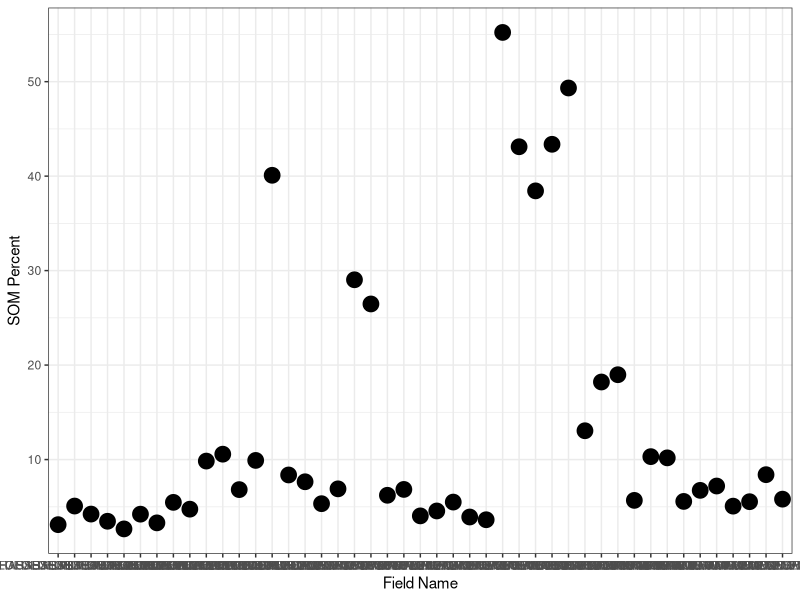
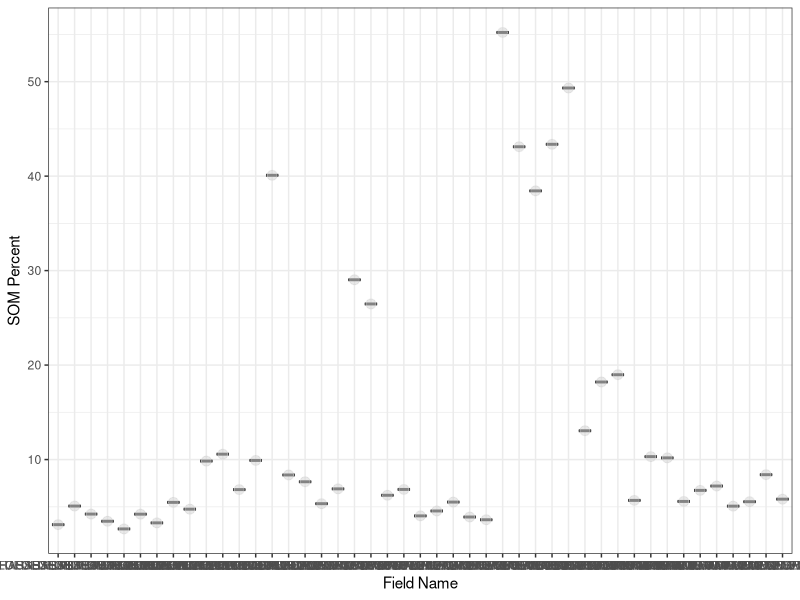
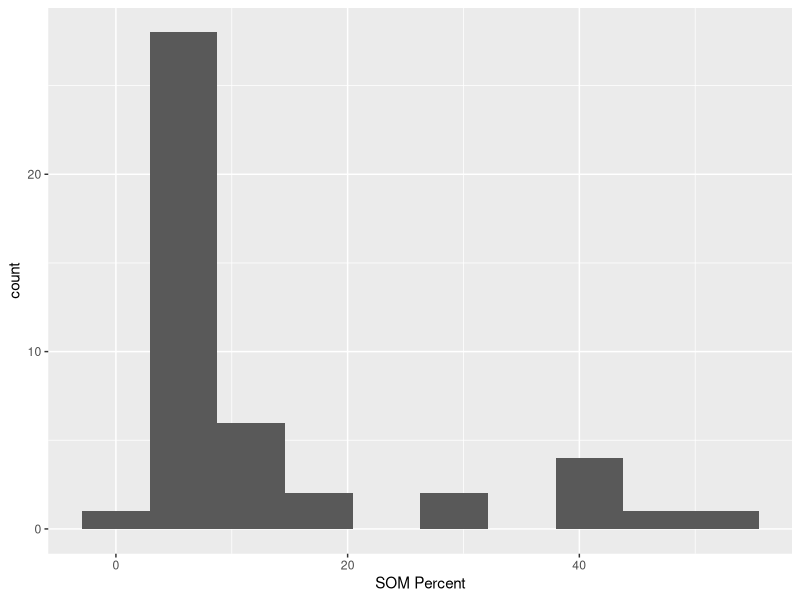
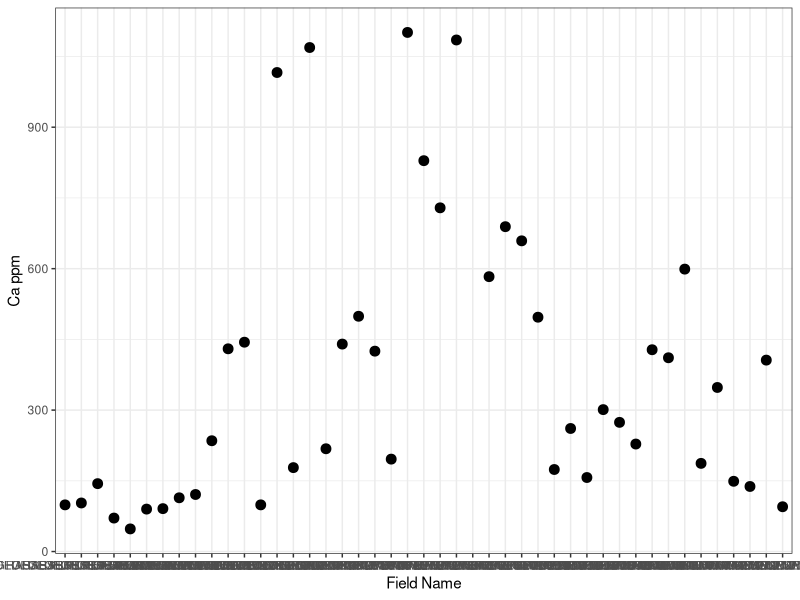
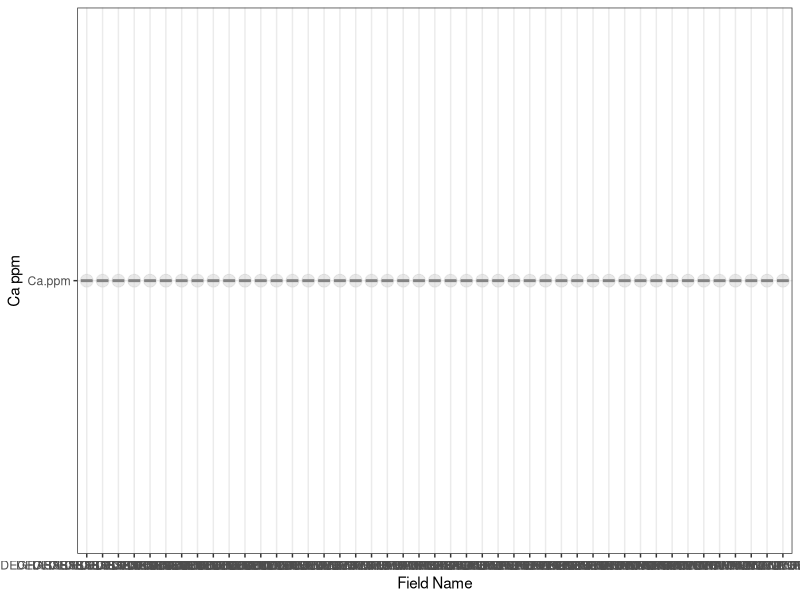
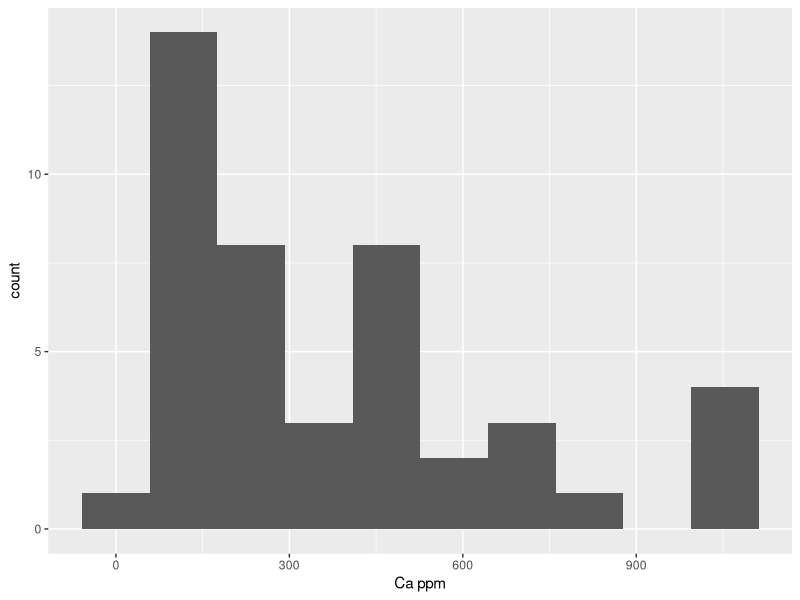

Write the R code that produced these figures, in order.
## ---- chunk 1
rm(list = ls())
library(here)
library(dplyr)
library(ggplot2)

## ---- chunk 2
soil <- read.csv(here("Data", "soil_data.csv"), stringsAsFactors = TRUE)
glimpse(soil)
## ---- chunk 3
ggplot(soil, aes(x = Field.Name, y = SOM_percent)) + geom_point(size = 5) + xlab("Field Name") + ylab("SOM Percent")+ theme_bw()
## ---- chunk 4
ggplot(soil, aes(x = Field.Name, y = SOM_percent)) + geom_boxplot() + geom_point(size = 3, colour = 'lightgrey', alpha = 0.5) + xlab("Field Name") + ylab("SOM Percent") + theme_bw()
## ---- chunk 5
ggplot(soil, aes(x = SOM_percent)) + xlab("SOM Percent") + geom_histogram(bins = 10)
## ---- chunk 6
ggplot(soil, aes(x = Field.Name, y = Ca.ppm)) + geom_point(size = 3) + xlab("Field Name") + ylab("Ca ppm") + theme_bw()
## ---- chunk 7
ggplot(soil, aes(x = Field.Name, y = "Ca.ppm")) + geom_boxplot() + geom_point(size = 4, colour = 'lightgrey', alpha = 0.5) + xlab("Field Name") + ylab("Ca ppm") + theme_bw()
## ---- chunk 8
ggplot(soil, aes(x = Ca.ppm)) + geom_histogram(bins = 10) + xlab("Ca ppm")
